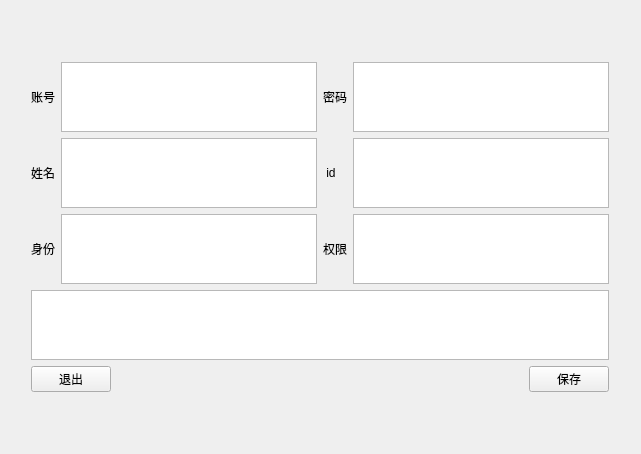
<?xml version="1.0" encoding="UTF-8"?>
<ui version="4.0">
 <class>Form</class>
 <widget class="QWidget" name="Form">
  <property name="geometry">
   <rect>
    <x>0</x>
    <y>0</y>
    <width>641</width>
    <height>454</height>
   </rect>
  </property>
  <property name="windowTitle">
   <string>修改信息</string>
  </property>
  <layout class="QGridLayout" name="gridLayout" rowstretch="10,10,10">
   <item row="1" column="0">
    <spacer name="horizontalSpacer_2">
     <property name="orientation">
      <enum>Qt::Horizontal</enum>
     </property>
     <property name="sizeHint" stdset="0">
      <size>
       <width>40</width>
       <height>20</height>
      </size>
     </property>
    </spacer>
   </item>
   <item row="2" column="1">
    <spacer name="verticalSpacer_2">
     <property name="orientation">
      <enum>Qt::Vertical</enum>
     </property>
     <property name="sizeHint" stdset="0">
      <size>
       <width>20</width>
       <height>40</height>
      </size>
     </property>
    </spacer>
   </item>
   <item row="1" column="1">
    <layout class="QVBoxLayout" name="verticalLayout">
     <item>
      <layout class="QHBoxLayout" name="horizontalLayout_7">
       <property name="sizeConstraint">
        <enum>QLayout::SetDefaultConstraint</enum>
       </property>
       <item>
        <layout class="QVBoxLayout" name="verticalLayout_2">
         <item>
          <layout class="QHBoxLayout" name="horizontalLayout_2">
           <item>
            <widget class="QLabel" name="label_2">
             <property name="text">
              <string>账号</string>
             </property>
            </widget>
           </item>
           <item>
            <widget class="QTextEdit" name="textEdit">
             <property name="sizePolicy">
              <sizepolicy hsizetype="Minimum" vsizetype="Preferred">
               <horstretch>0</horstretch>
               <verstretch>0</verstretch>
              </sizepolicy>
             </property>
             <property name="readOnly">
              <bool>false</bool>
             </property>
            </widget>
           </item>
          </layout>
         </item>
         <item>
          <layout class="QHBoxLayout" name="horizontalLayout_3">
           <item>
            <widget class="QLabel" name="label_3">
             <property name="text">
              <string>姓名</string>
             </property>
            </widget>
           </item>
           <item>
            <widget class="QTextEdit" name="textEdit_2">
             <property name="sizePolicy">
              <sizepolicy hsizetype="Maximum" vsizetype="Preferred">
               <horstretch>0</horstretch>
               <verstretch>0</verstretch>
              </sizepolicy>
             </property>
             <property name="readOnly">
              <bool>false</bool>
             </property>
            </widget>
           </item>
          </layout>
         </item>
         <item>
          <layout class="QHBoxLayout" name="horizontalLayout_4">
           <item>
            <widget class="QLabel" name="label_4">
             <property name="text">
              <string>身份</string>
             </property>
            </widget>
           </item>
           <item>
            <widget class="QTextEdit" name="textEdit_3">
             <property name="sizePolicy">
              <sizepolicy hsizetype="Maximum" vsizetype="Preferred">
               <horstretch>0</horstretch>
               <verstretch>0</verstretch>
              </sizepolicy>
             </property>
             <property name="readOnly">
              <bool>true</bool>
             </property>
            </widget>
           </item>
          </layout>
         </item>
        </layout>
       </item>
       <item>
        <layout class="QVBoxLayout" name="verticalLayout_3">
         <item>
          <layout class="QHBoxLayout" name="horizontalLayout_5">
           <item>
            <widget class="QLabel" name="label_5">
             <property name="text">
              <string>密码</string>
             </property>
            </widget>
           </item>
           <item>
            <widget class="QTextEdit" name="textEdit_4">
             <property name="sizePolicy">
              <sizepolicy hsizetype="Minimum" vsizetype="Preferred">
               <horstretch>0</horstretch>
               <verstretch>0</verstretch>
              </sizepolicy>
             </property>
             <property name="readOnly">
              <bool>false</bool>
             </property>
            </widget>
           </item>
          </layout>
         </item>
         <item>
          <layout class="QHBoxLayout" name="horizontalLayout_6">
           <item>
            <widget class="QLabel" name="label_6">
             <property name="text">
              <string> id</string>
             </property>
            </widget>
           </item>
           <item>
            <widget class="QTextEdit" name="textEdit_5">
             <property name="sizePolicy">
              <sizepolicy hsizetype="Minimum" vsizetype="Preferred">
               <horstretch>0</horstretch>
               <verstretch>0</verstretch>
              </sizepolicy>
             </property>
             <property name="readOnly">
              <bool>true</bool>
             </property>
            </widget>
           </item>
          </layout>
         </item>
         <item>
          <layout class="QHBoxLayout" name="horizontalLayout_8">
           <item>
            <widget class="QLabel" name="label_7">
             <property name="text">
              <string>权限</string>
             </property>
            </widget>
           </item>
           <item>
            <widget class="QTextEdit" name="textEdit_6">
             <property name="sizePolicy">
              <sizepolicy hsizetype="Minimum" vsizetype="Preferred">
               <horstretch>0</horstretch>
               <verstretch>0</verstretch>
              </sizepolicy>
             </property>
             <property name="readOnly">
              <bool>true</bool>
             </property>
            </widget>
           </item>
          </layout>
         </item>
        </layout>
       </item>
      </layout>
     </item>
     <item>
      <widget class="QTextBrowser" name="textBrowser"/>
     </item>
     <item>
      <layout class="QHBoxLayout" name="horizontalLayout">
       <item>
        <widget class="QPushButton" name="pushButton">
         <property name="text">
          <string>退出</string>
         </property>
        </widget>
       </item>
       <item>
        <spacer name="horizontalSpacer">
         <property name="orientation">
          <enum>Qt::Horizontal</enum>
         </property>
         <property name="sizeHint" stdset="0">
          <size>
           <width>40</width>
           <height>20</height>
          </size>
         </property>
        </spacer>
       </item>
       <item>
        <widget class="QPushButton" name="pushButton_2">
         <property name="text">
          <string>保存</string>
         </property>
        </widget>
       </item>
      </layout>
     </item>
    </layout>
   </item>
   <item row="0" column="1">
    <spacer name="verticalSpacer">
     <property name="orientation">
      <enum>Qt::Vertical</enum>
     </property>
     <property name="sizeHint" stdset="0">
      <size>
       <width>20</width>
       <height>40</height>
      </size>
     </property>
    </spacer>
   </item>
   <item row="1" column="2">
    <spacer name="horizontalSpacer_3">
     <property name="orientation">
      <enum>Qt::Horizontal</enum>
     </property>
     <property name="sizeHint" stdset="0">
      <size>
       <width>40</width>
       <height>20</height>
      </size>
     </property>
    </spacer>
   </item>
  </layout>
 </widget>
 <resources/>
 <connections/>
</ui>
